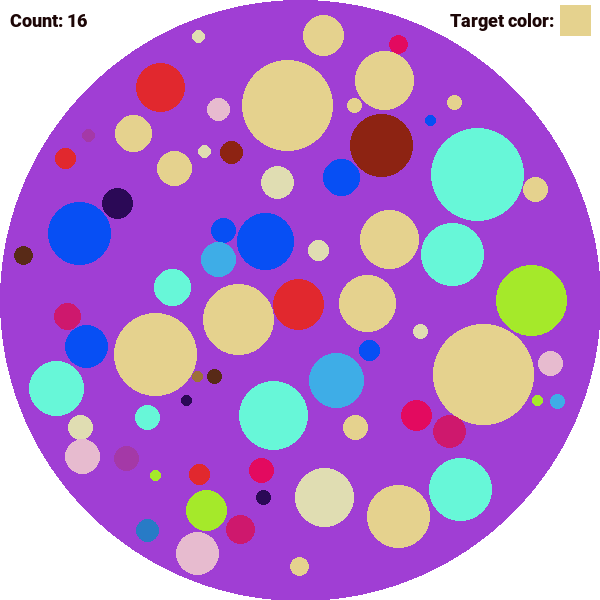
#> input picture microb/974.png, 600 x 600 px
$ python searchObj.py
#> lines starting #> are read from the running program, lines starting #| are printed output that depends on the picture; after the words box and inside, x2 and y2 are one past the last pixel; in counts of white or black regions, pixels touching at a corner belong together
import cv2

img = cv2.imread("microb/974.png")
#> img is the input picture: shape (600, 600, 3); mean B, G, R 204.7, 135.5, 181.2

hsv = cv2.cvtColor(img, cv2.COLOR_BGR2HSV)
#> hsv: shape (600, 600, 3); mean H, S, V 89.4, 132.2, 224.8

low = hsv[25][-25]
#> low = [23, 97, 229]
up = hsv[25][-25]
#> up = [23, 97, 229]

mask = cv2.inRange(hsv, low, up)
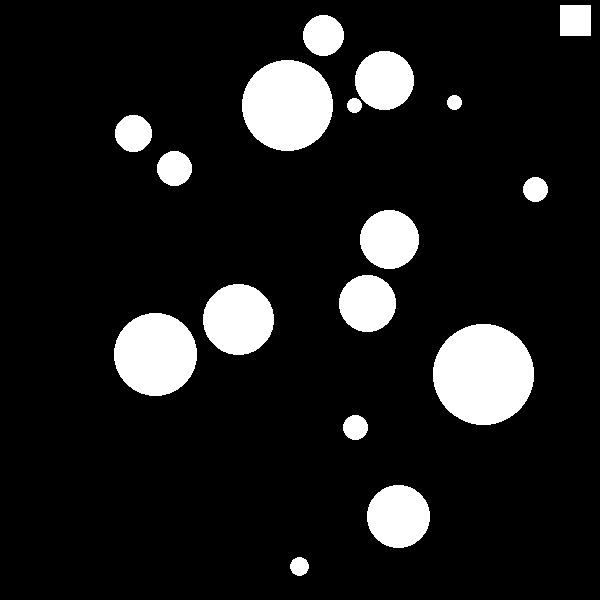
#> mask: shape (600, 600); 11.4% white; 17 white regions

contours = cv2.findContours(mask, cv2.RETR_TREE, cv2.CHAIN_APPROX_NONE)
#> contours = 17 contours; largest, box (x1, y1, x2, y2) and area: (433, 324, 534, 425) 7861, (242, 60, 333, 151) 6364, (114, 313, 197, 396) 5284, (203, 284, 274, 355) 3842, (367, 485, 430, 548) 3028
contours = contours[0]

count = len(contours) - 1
#> count = 16

for c in contours:
    (x, y, w, h) = cv2.boundingRect(c)
    cv2.rectangle(img, (x, y), (x + w, y + h), (255, 255, 255), 1)
#> this loop made 17 passes
#> (x, y, w, h) on passes 1 to 12: (290, 557, 19, 19), (367, 485, 63, 63), (343, 415, 25, 25), (433, 324, 101, 101), (114, 313, 83, 83), (203, 284, 71, 71), (339, 275, 57, 57), (360, 210, 59, 59), (523, 177, 25, 25), (157, 151, 35, 35), (115, 115, 37, 37), (347, 98, 15, 15)
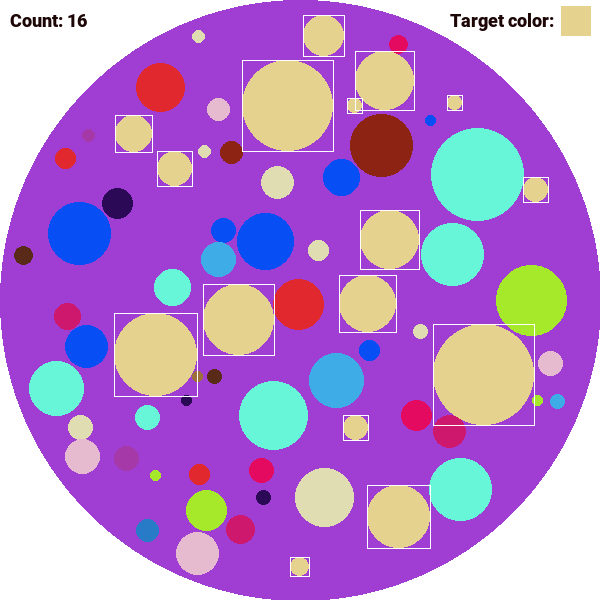
#> img: shape (600, 600, 3); 0.9% of pixels changed, all inside (x1, y1, x2, y2) = (114, 5, 591, 577)

print(count)
#| 16

cv2.imwrite("hsv.png", hsv)
cv2.imwrite("mask.png", mask)


cv2.imshow("Display window", img)

k = cv2.waitKey(0)
#> (key q is pressed here)
if k == ord("q"):
    cv2.imwrite("res.png", img)

$ run again, with microb/1000.png copied over microb/974.png
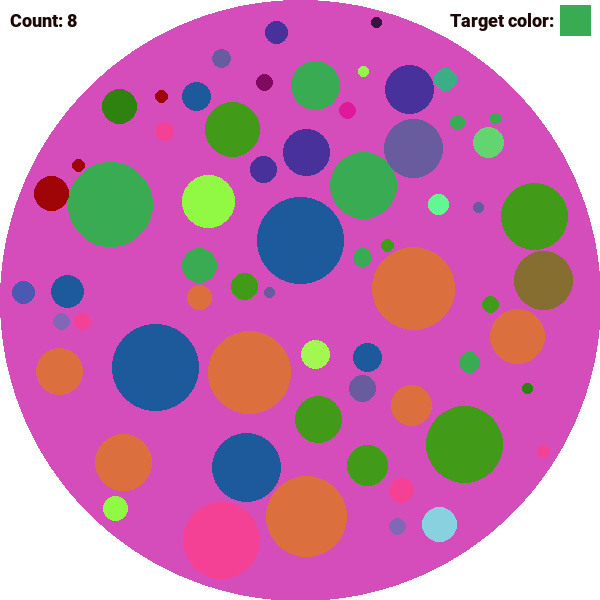
#> input picture microb/1000.png, 600 x 600 px
#> img is the input picture: shape (600, 600, 3); mean B, G, R 175.2, 125.7, 194.6
#> hsv: shape (600, 600, 3); mean H, S, V 99.1, 135.1, 212.7
#> low = [67, 171, 172]
#> `mask = cv2.inRange(hsv, low, up)`:
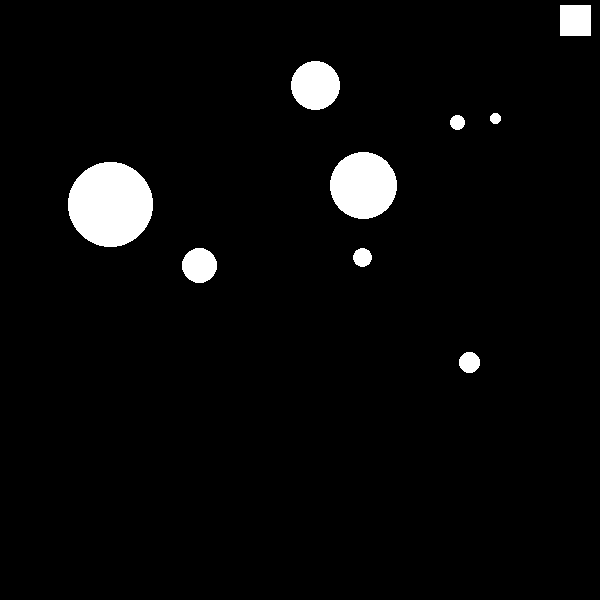
#> mask: shape (600, 600); 3.8% white; 9 white regions
#> contours = 9 contours; largest, box (x1, y1, x2, y2) and area: (68, 162, 153, 247) 5534, (330, 152, 397, 219) 3415, (291, 61, 340, 110) 1808, (182, 248, 217, 283) 908, (560, 5, 591, 36) 900
#> count = 8
#> the loop `for c in contours:` made 9 passes
#> (x, y, w, h) on passes 1 to 8: (459, 352, 21, 21), (353, 248, 19, 19), (182, 248, 35, 35), (68, 162, 85, 85), (330, 152, 67, 67), (450, 115, 15, 15), (490, 113, 11, 11), (291, 61, 49, 49)
#> after the loop `for c in contours:`:
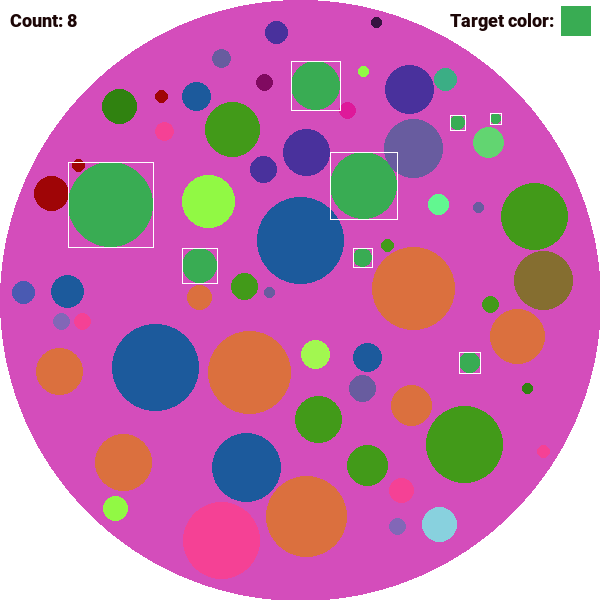
#> img: shape (600, 600, 3); 0.35% of pixels changed, all inside (x1, y1, x2, y2) = (68, 5, 591, 374)
#| 8

$ run again, with microb/973.png copied over microb/974.png
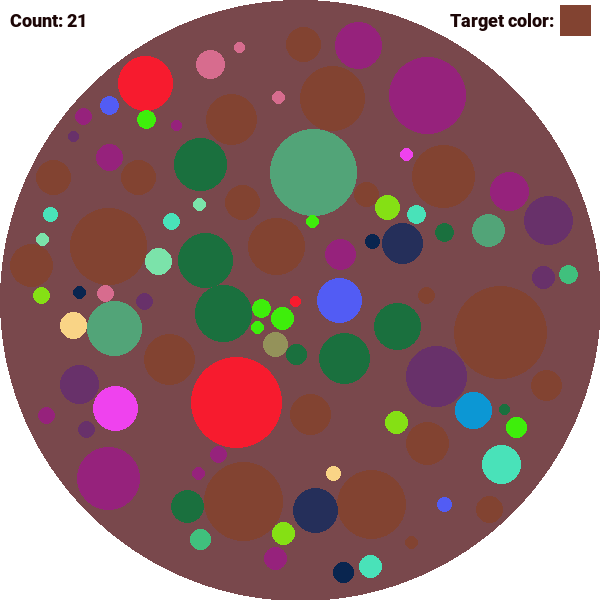
#> input picture microb/973.png, 600 x 600 px
#> img is the input picture: shape (600, 600, 3); mean B, G, R 114.8, 113.3, 148.3
#> hsv: shape (600, 600, 3); mean H, S, V 108, 103.4, 158
#> low = [7, 159, 130]
#> `mask = cv2.inRange(hsv, low, up)`:
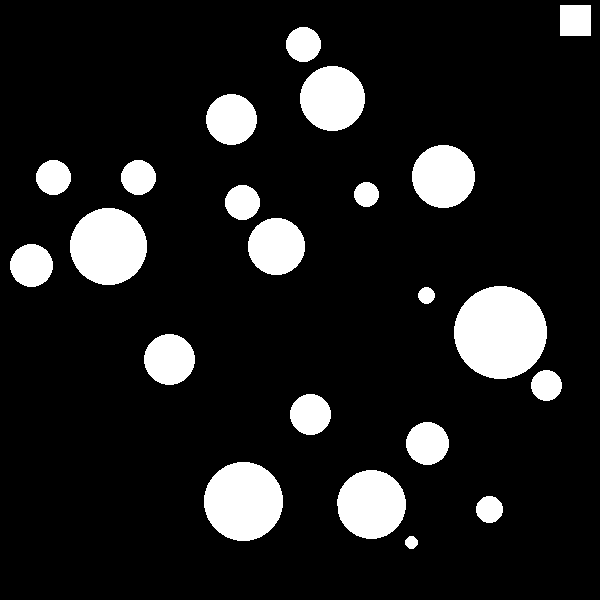
#> mask: shape (600, 600); 12.3% white; 22 white regions
#> contours = 22 contours; largest, box (x1, y1, x2, y2) and area: (454, 286, 547, 379) 6638, (204, 462, 283, 541) 4778, (70, 208, 147, 285) 4536, (337, 470, 406, 539) 3620, (300, 66, 365, 131) 3214
#> count = 21
#> the loop `for c in contours:` made 22 passes
#> (x, y, w, h) on passes 1 to 8: (405, 536, 13, 13), (476, 496, 27, 27), (337, 470, 69, 69), (204, 462, 79, 79), (406, 422, 43, 43), (290, 394, 41, 41), (531, 370, 31, 31), (144, 334, 51, 51)
#> after the loop `for c in contours:`:
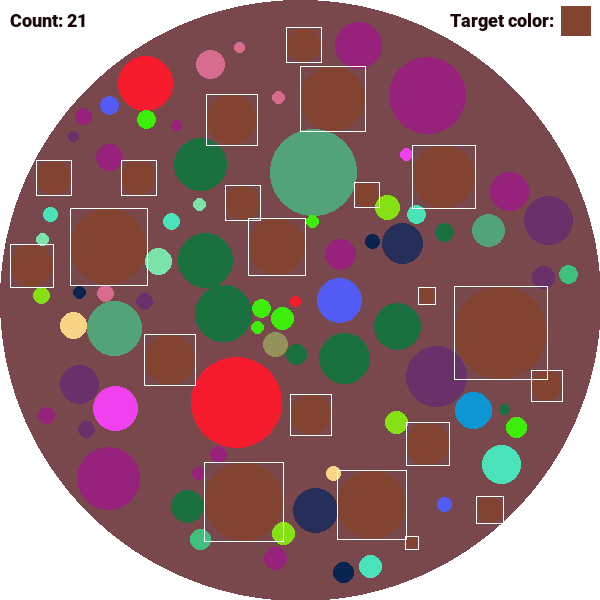
#> img: shape (600, 600, 3); 1.11% of pixels changed, all inside (x1, y1, x2, y2) = (10, 5, 591, 550)
#| 21

$ run again, with microb/975.png copied over microb/974.png
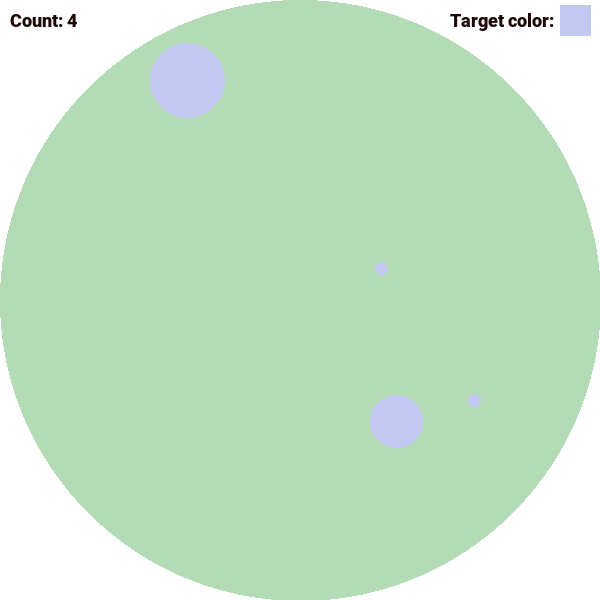
#> input picture microb/975.png, 600 x 600 px
#> img is the input picture: shape (600, 600, 3); mean B, G, R 197.9, 225.5, 193.9
#> hsv: shape (600, 600, 3); mean H, S, V 50.9, 38.3, 226.4
#> low = [116, 48, 239]
#> `mask = cv2.inRange(hsv, low, up)`:
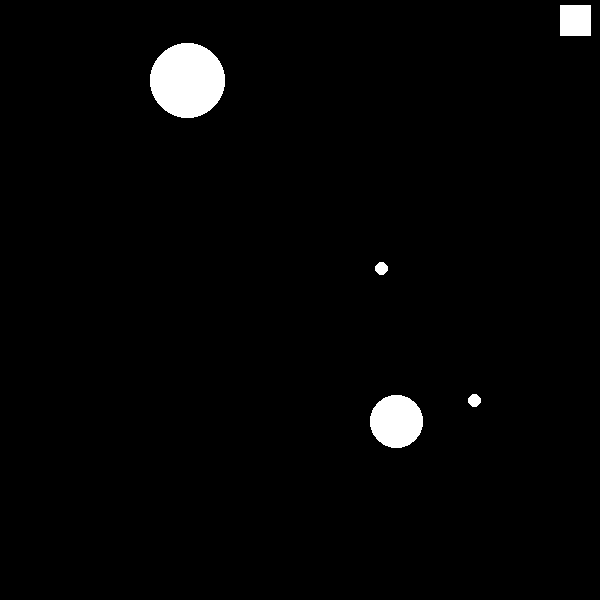
#> mask: shape (600, 600); 2.2% white; 5 white regions
#> contours = 5 contours; box (x1, y1, x2, y2) and area: (150, 43, 225, 118) 4300, (370, 395, 423, 448) 2134, (560, 5, 591, 36) 900, (468, 394, 481, 407) 112, (375, 262, 388, 275) 112
#> count = 4
#> the loop `for c in contours:` made 5 passes
#> (x, y, w, h) on passes 1 to 5: (370, 395, 53, 53), (468, 394, 13, 13), (375, 262, 13, 13), (150, 43, 75, 75), (560, 5, 31, 31)
#> after the loop `for c in contours:`:
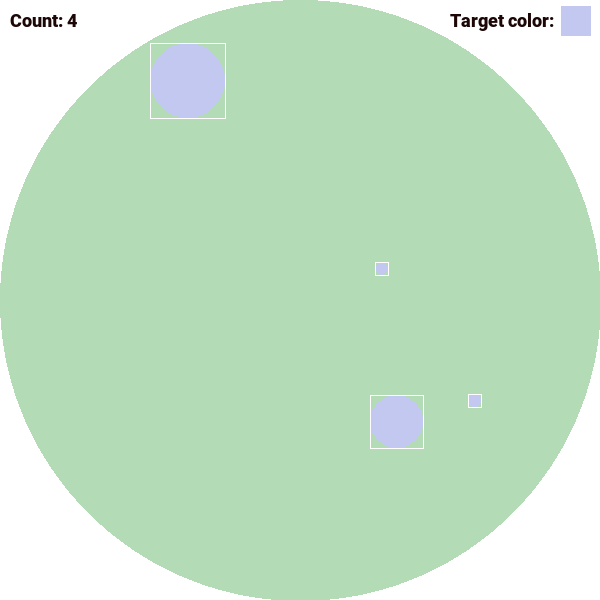
#> img: shape (600, 600, 3); 0.19% of pixels changed, all inside (x1, y1, x2, y2) = (150, 5, 591, 449)
#| 4
